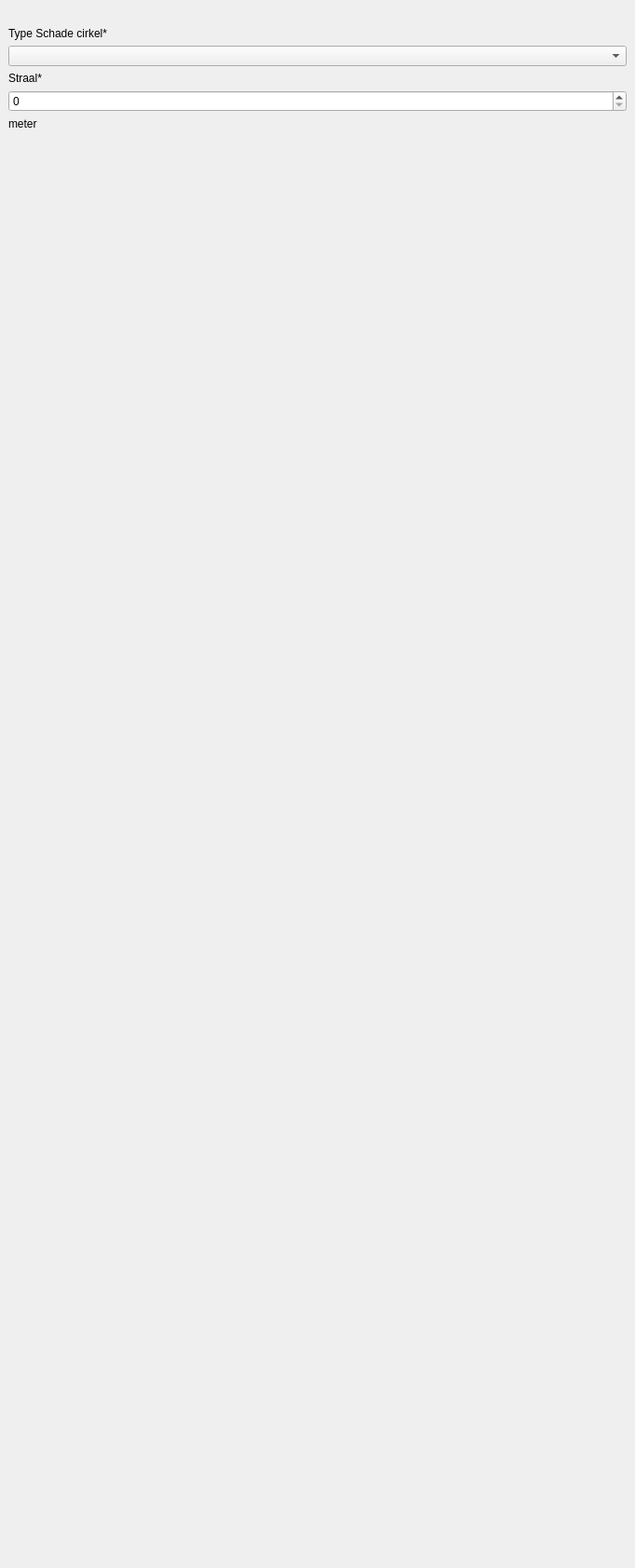
<?xml version="1.0" encoding="UTF-8"?>
<ui version="4.0">
 <class>DockWidget</class>
 <widget class="QDockWidget" name="DockWidget">
  <property name="geometry">
   <rect>
    <x>0</x>
    <y>0</y>
    <width>682</width>
    <height>1683</height>
   </rect>
  </property>
  <property name="features">
   <set>QDockWidget::DockWidgetMovable</set>
  </property>
  <property name="windowTitle">
   <string>Schade cirkel</string>
  </property>
  <widget class="QWidget" name="dockWidgetContents">
   <layout class="QGridLayout" name="gridLayout">
    <item row="0" column="0">
     <widget class="QLabel" name="label_5">
      <property name="sizePolicy">
       <sizepolicy hsizetype="Preferred" vsizetype="Minimum">
        <horstretch>0</horstretch>
        <verstretch>0</verstretch>
       </sizepolicy>
      </property>
      <property name="text">
       <string/>
      </property>
      <property name="pixmap">
       <pixmap>schade_cirkel_2.PNG</pixmap>
      </property>
      <property name="scaledContents">
       <bool>false</bool>
      </property>
     </widget>
    </item>
    <item row="6" column="0">
     <spacer name="verticalSpacer">
      <property name="orientation">
       <enum>Qt::Vertical</enum>
      </property>
      <property name="sizeHint" stdset="0">
       <size>
        <width>20</width>
        <height>40</height>
       </size>
      </property>
     </spacer>
    </item>
    <item row="0" column="1">
     <widget class="QLabel" name="label">
      <property name="text">
       <string/>
      </property>
      <property name="pixmap">
       <pixmap>schade_cirkel.PNG</pixmap>
      </property>
      <property name="scaledContents">
       <bool>false</bool>
      </property>
     </widget>
    </item>
    <item row="2" column="0" colspan="2">
     <widget class="QComboBox" name="soort">
      <property name="maxVisibleItems">
       <number>30</number>
      </property>
     </widget>
    </item>
    <item row="4" column="0" colspan="2">
     <widget class="QSpinBox" name="straal"/>
    </item>
    <item row="5" column="0" colspan="2">
     <widget class="QLabel" name="label_4">
      <property name="sizePolicy">
       <sizepolicy hsizetype="Preferred" vsizetype="Fixed">
        <horstretch>0</horstretch>
        <verstretch>0</verstretch>
       </sizepolicy>
      </property>
      <property name="text">
       <string>meter</string>
      </property>
     </widget>
    </item>
    <item row="1" column="0" colspan="2">
     <widget class="QLabel" name="label_3">
      <property name="sizePolicy">
       <sizepolicy hsizetype="Preferred" vsizetype="Fixed">
        <horstretch>0</horstretch>
        <verstretch>0</verstretch>
       </sizepolicy>
      </property>
      <property name="text">
       <string>Type Schade cirkel*</string>
      </property>
     </widget>
    </item>
    <item row="3" column="0" colspan="2">
     <widget class="QLabel" name="label_2">
      <property name="sizePolicy">
       <sizepolicy hsizetype="Preferred" vsizetype="Fixed">
        <horstretch>0</horstretch>
        <verstretch>0</verstretch>
       </sizepolicy>
      </property>
      <property name="text">
       <string>Straal*</string>
      </property>
     </widget>
    </item>
   </layout>
  </widget>
 </widget>
 <resources/>
 <connections/>
</ui>
